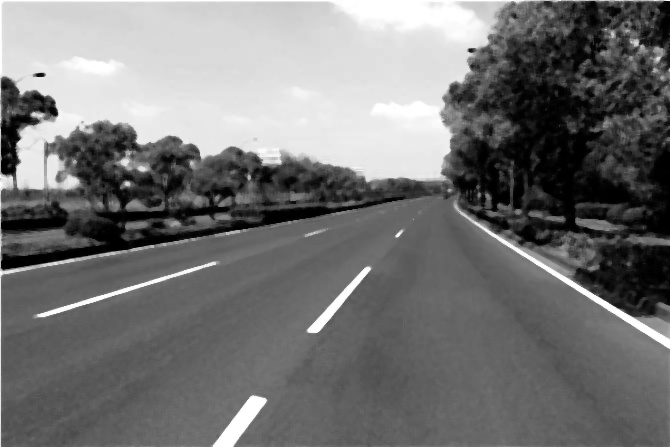
#> input picture zhongzhi.jpg, 670 x 447 px
$ python hough.py
#> lines starting #> are read from the running program, lines starting #| are printed output that depends on the picture; after the words box and inside, x2 and y2 are one past the last pixel; in counts of white or black regions, pixels touching at a corner belong together
import numpy as np
import cv2
from PIL import Image, ImageEnhance


def img_processing(img):
    # 灰度化
    gray = cv2.cvtColor(img, cv2.COLOR_BGR2GRAY)
    ret, binary = cv2.threshold(gray, 0, 255, cv2.THRESH_OTSU)#阈值变换，cv2.THRESH_OTSU适合用于双峰值图像,ret是阈值，binary是变换后的图像
    # canny边缘检测
    edges = cv2.Canny(binary, ret-30, ret+30, apertureSize=3)#图像，最小阈值，最大阈值，sobel算子的大小
    return edges


def line_detect(img):
#> called with img = 'zhongzhi.jpg'
    img = Image.open(img)
#> img is the input picture: PIL image 670x447 RGB; min 0, max 255, mean 116.4

    img = ImageEnhance.Contrast(img).enhance(3)#对比度增强类,用于调整图像的对比度,3为增强3倍
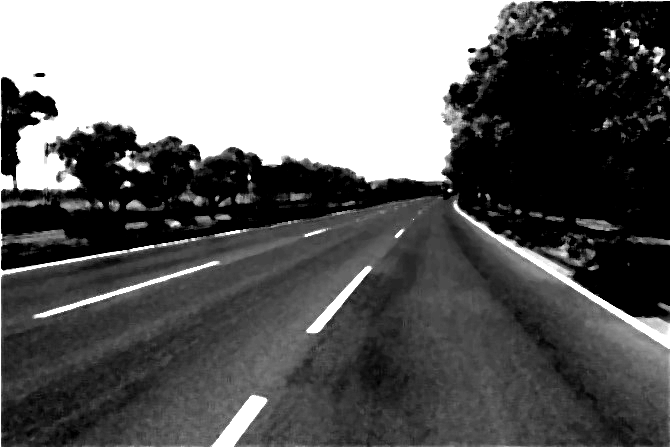
#> img: PIL image 670x447 RGB; min 0, max 255, mean 99.9
    img = np.array(img)
    print(img.shape)
#| (447, 670, 3)
    result = img_processing(img)#返回来的是一个矩阵
#> in img_processing, `ret, binary = cv2.threshold(gray, 0, 255, cv2.THRESH_OTSU)#阈值变换，cv2.TH..`:
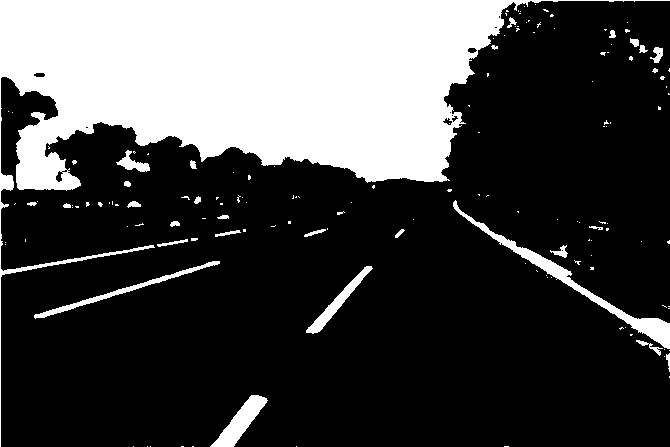
#> binary: shape (447, 670); 27.1% white; 151 white regions (122 under 20 px), largest, box (x1, y1, x2, y2) and area: (0, 0, 670, 447) 73957, (453, 200, 670, 349) 2359, (210, 395, 268, 447) 1103
#> in img_processing, `ret, binary = cv2.threshold(gray, 0, 255, cv2.THRESH_OTSU)#阈值变换，cv2.TH..`: ret = 146
#> in img_processing, `edges = cv2.Canny(binary, ret-30, ret+30, apertureSize=3)#图像，最小阈值，最大阈值..`:
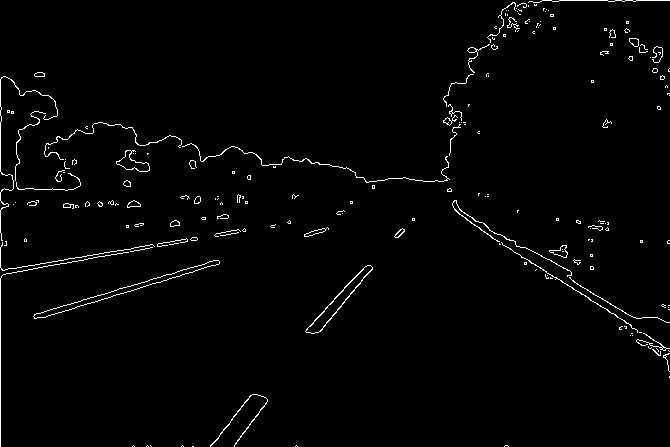
#> edges: shape (447, 670); 1.7% white in thin lines or dots
    print(result.shape)
#| (447, 670)
    # 霍夫线检测
    lines = cv2.HoughLinesP(result, 1, 1 * np.pi / 180, 10, minLineLength=10, maxLineGap=5)#统计概率霍夫线变换函数：图像矩阵，极坐标两个参数，一条直线所需最少的曲线交点，组成一条直线的最少点的数量，被认为在一条直线上的亮点的最大距离
#> lines = 122 rows, first 6: [0, 446, 0, 278], [6, 273, 197, 239], [457, 212, 505, 246], [34, 315, 168, 274], [329, 320, 365, 275], [41, 317, 219, 263]
    print("Line Num : ", len(lines))
#| Line Num :  122

    # 画出检测的线段
    for line in lines:
        for x1, y1, x2, y2 in line:
            cv2.line(img, (x1, y1), (x2, y2), (0, 120, 0),2)
        pass
#> this loop made 122 passes
#> line on passes 1 to 12: [[0, 446, 0, 278]], [[6, 273, 197, 239]], [[457, 212, 505, 246]], [[34, 315, 168, 274]], [[329, 320, 365, 275]], [[41, 317, 219, 263]], [[262, 165, 281, 163]], [[525, 247, 571, 272]], [[529, 260, 555, 279]], [[1, 269, 130, 249]], [[211, 445, 251, 395]], [[415, 180, 429, 181]]
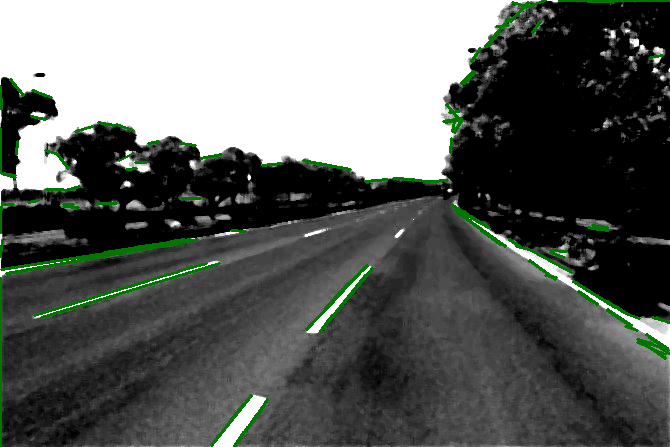
#> img: shape (447, 670, 3); 2.86% of pixels changed, all inside (x1, y1, x2, y2) = (0, 0, 670, 447)
    img = Image.fromarray(img, 'RGB')
    img.show()


if __name__ == "__main__":
    line_detect("zhongzhi.jpg")
    pass
